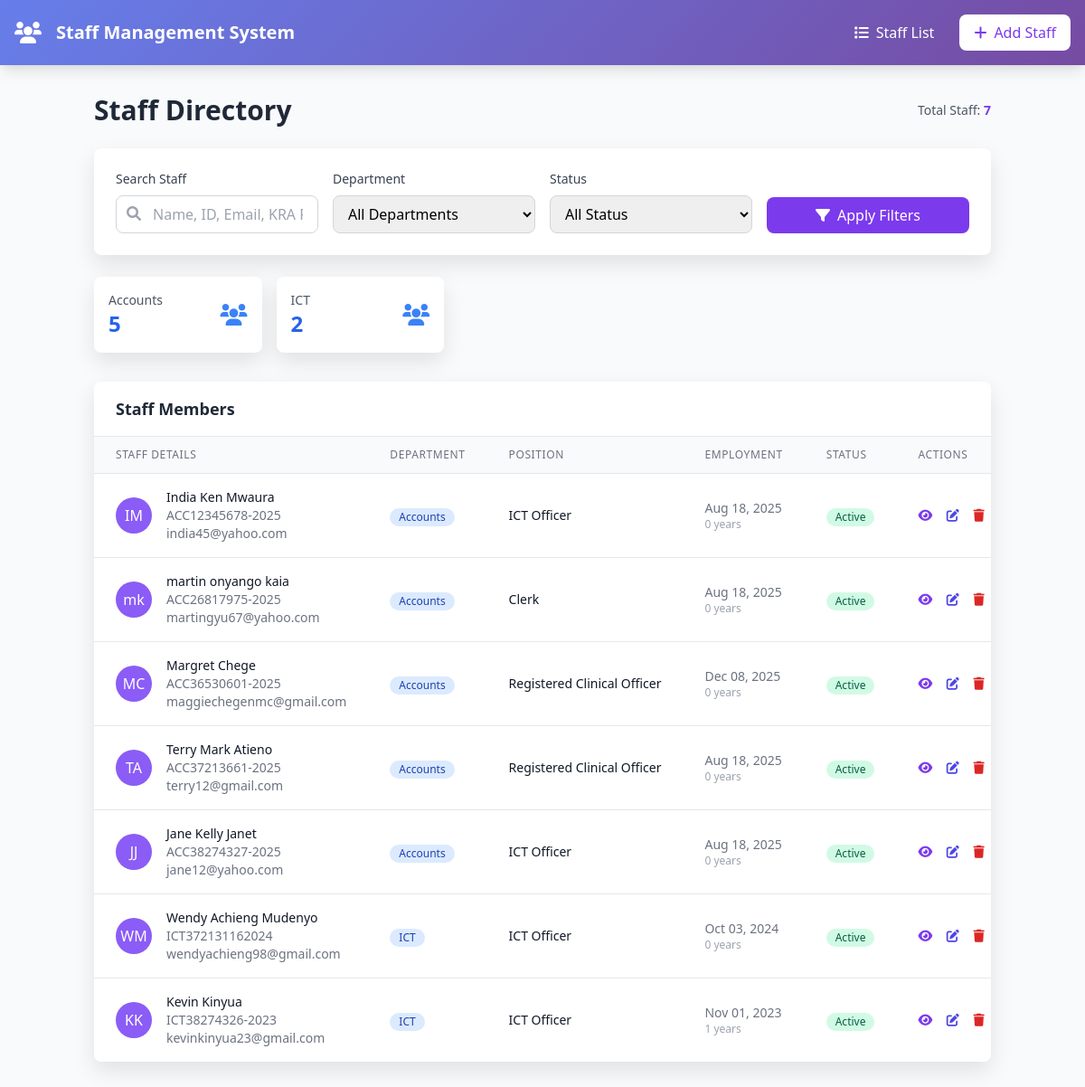
The app's page /, older data.
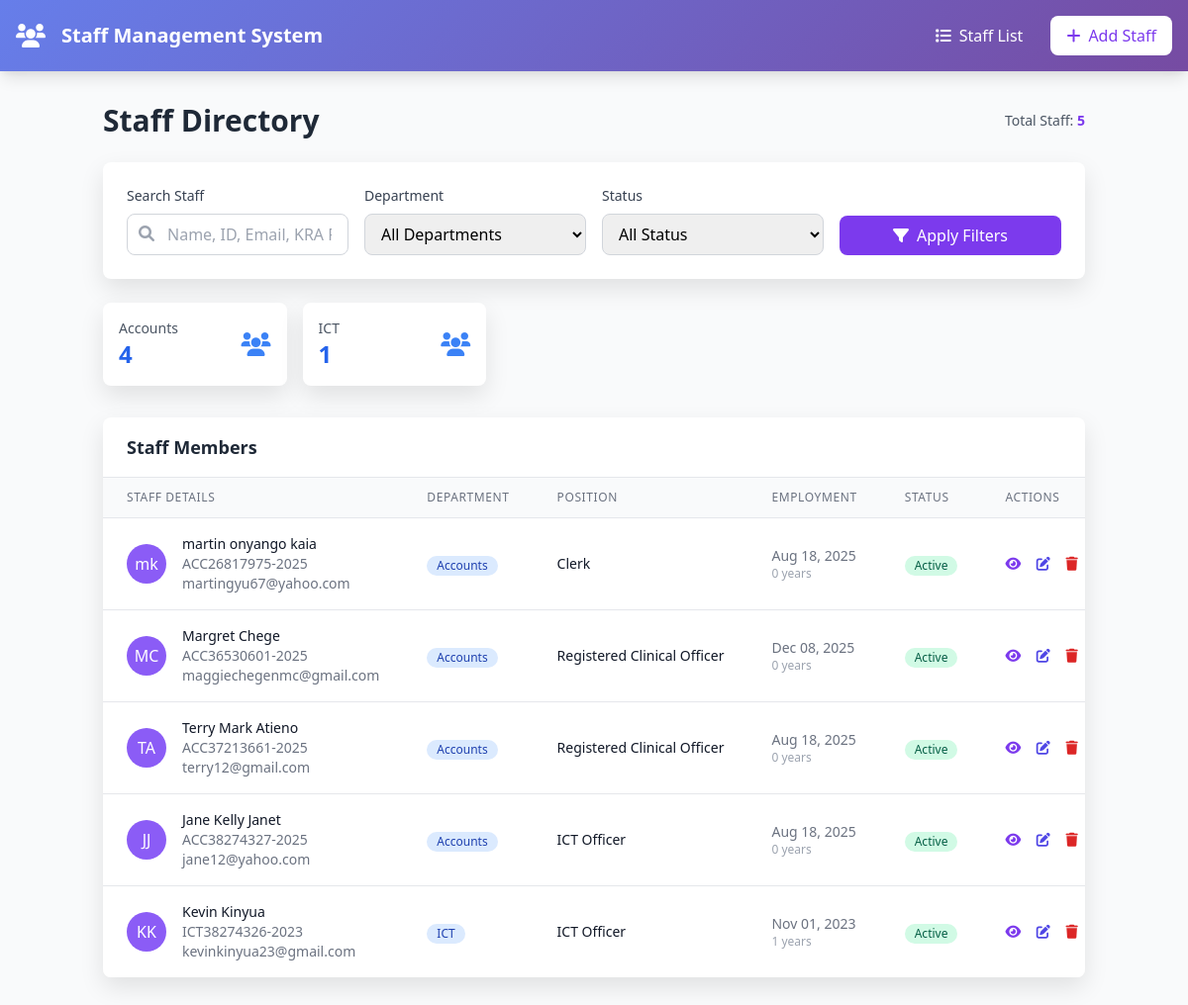
The same page, newer data.
### core/models.py (models this page shows, shortened)
class Department(models.Model):
    name = models.CharField(max_length=100, unique=True, verbose_name=_("Department Name"))
    code = models.CharField(
        max_length=3,
        unique=True,
        validators=[RegexValidator(r'^[A-Z]{3}$', 'Code must be 3 uppercase letters')],
        verbose_name=_("Department Code")
    )
    description = models.TextField(blank=True, null=True, verbose_name=_("Description"))
    created_at = models.DateTimeField(auto_now_add=True)
    updated_at = models.DateTimeField(auto_now=True)
    class Meta:
        ordering = ['name']

class Staff(models.Model):
    GENDER_CHOICES = [
        ('M', 'Male'),
        ('F', 'Female'),
        ('O', 'Other'),
    ]
    EMPLOYMENT_STATUS_CHOICES = [
        ('ACTIVE', 'Active'),
        ('INACTIVE', 'Inactive'),
        ('TERMINATED', 'Terminated'),
        ('RETIRED', 'Retired'),
    ]
    first_name = models.CharField(max_length=50, verbose_name=_("First Name"))
    middle_name = models.CharField(max_length=50, blank=True, null=True, verbose_name=_("Middle Name"))
    last_name = models.CharField(max_length=50, verbose_name=_("Last Name"))
    email = models.EmailField(unique=True, verbose_name=_("Email"))
    phone = models.CharField(max_length=15, verbose_name=_("Phone Number"))
    gender = models.CharField(max_length=1, choices=GENDER_CHOICES, verbose_name=_("Gender"))
    date_of_birth = models.DateField(verbose_name=_("Date of Birth"))
    national_id = models.CharField(max_length=20, unique=True, verbose_name=_("National ID"))
    address = models.TextField(verbose_name=_("Address"))
    department = models.ForeignKey(Department, on_delete=models.CASCADE, related_name='staff_members', verbose_name=_("Department"))
    position = models.CharField(max_length=100, verbose_name=_("Position"))
    employment_date = models.DateField(verbose_name=_("Employment Date"))
    employment_status = models.CharField(
        max_length=20,
        choices=EMPLOYMENT_STATUS_CHOICES,
        default='ACTIVE',
        verbose_name=_("Employment Status")
    )
    salary = models.DecimalField(max_digits=10, decimal_places=2, blank=True, null=True, verbose_name=_("Salary"))
    emergency_contact_name = models.CharField(max_length=100, blank=True, null=True, verbose_name=_("Emergency Contact Name"))
    emergency_contact_phone = models.CharField(max_length=15, blank=True, null=True, verbose_name=_("Emergency Contact Phone"))
    emergency_contact_relationship = models.CharField(max_length=50, blank=True, null=True, verbose_name=_("Emergency Contact Relationship"))
    kra_pin = models.CharField(
        max_length=11,
        unique=True,
        blank=True,
        null=True,
        validators=[RegexValidator(r'^[A-Za-z][0-9]{9}[A-Za-z]$', 'KRA PIN must be 11 characters: 1 letter, 9 digits, 1 letter')],
        verbose_name=_("KRA PIN")
    )
    unique_id = models.CharField(max_length=30, unique=True, editable=False, verbose_name=_("Unique ID"))
    created_at = models.DateTimeField(auto_now_add=True)
    updated_at = models.DateTimeField(auto_now=True)
    @property
    def full_name(self):
        if self.middle_name:
            return f"{self.first_name} {self.middle_name} {self.last_name}"
        return f"{self.first_name} {self.last_name}"
    @property
    def years_of_service(self):
        current_date = timezone.now().date()
        years = current_date.year - self.employment_date.year
        if (current_date.month, current_date.day) < (self.employment_date.month, self.employment_date.day):
            years -= 1
        return max(0, years)  # Ensure non-negative years
    class Meta:
        ordering = ['unique_id']
        verbose_name_plural = "Staff"

### core/views.py (the view, shortened to what this page needs)
# urls.py: path('', views.staff_list, name='staff_list'),
def staff_list(request):
    search_query = request.GET.get('search', '')
    department_id = request.GET.get('department', '')
    status = request.GET.get('status', '')
    staff = Staff.objects.all()
    if department_id:
        staff = staff.filter(department__id=department_id)
    if status:
        staff = staff.filter(employment_status=status)
    departments = Department.objects.annotate(staff_count=Count('staff_members'))
    context = {
        'staff_list': staff,
        'departments': departments,
        'search_query': search_query,
        'current_dept': department_id,
        'current_status': status,
    }
    return render(request, 'staff_list.html', context)

### templates/staff_list.html (shortened to what the changed rows need)
{% extends 'base.html' %}
{% block content %}
<div class="container mx-auto px-4 py-8">
    <div class="mb-8">
        <div class="flex justify-between items-center mb-6">
            <h2 class="text-3xl font-bold text-gray-800">Staff Directory</h2>
            <div class="text-sm text-gray-600">
                Total Staff: <span class="font-semibold text-purple-600">{{ staff_list.count }}</span>
            </div>
        </div>
        <div class="grid grid-cols-1 md:grid-cols-5 gap-4 mb-8">
            {% for dept in departments %}
            <a href="{% url 'core:department_staff' dept.id %}" class="bg-white rounded-lg card-shadow p-4 hover-scale cursor-pointer block">
                <div class="flex items-center justify-between">
                    <div>
                        <p class="text-sm font-medium text-gray-600">{{ dept.name }}</p>
                        <p class="text-2xl font-bold text-blue-600">{{ dept.staff_count }}</p>
                    </div>
                    <i class="fas fa-users text-blue-500 text-2xl"></i>
                </div>
            </a>
            {% endfor %}
        </div>
        <div class="bg-white rounded-lg card-shadow overflow-hidden">
            {% if staff_list %}
            <div class="overflow-x-auto">
                <table class="min-w-full divide-y divide-gray-200">
                    <thead class="bg-gray-50">
                        <tr>
                            <th class="px-6 py-3 text-left text-xs font-medium text-gray-500 uppercase tracking-wider">Staff Details</th>
                            <th class="px-6 py-3 text-left text-xs font-medium text-gray-500 uppercase tracking-wider">Department</th>
                            <th class="px-6 py-3 text-left text-xs font-medium text-gray-500 uppercase tracking-wider">Position</th>
                            <th class="px-6 py-3 text-left text-xs font-medium text-gray-500 uppercase tracking-wider">Employment</th>
                            <th class="px-6 py-3 text-left text-xs font-medium text-gray-500 uppercase tracking-wider">Status</th>
                            <th class="px-6 py-3 text-left text-xs font-medium text-gray-500 uppercase tracking-wider">Actions</th>
                        </tr>
                    </thead>
                    <tbody class="bg-white divide-y divide-gray-200">
                        {% for staff in staff_list %}
                        <tr class="hover:bg-gray-50">
                            <td class="px-6 py-4 whitespace-nowrap">
                                <div class="flex items-center">
                                    <div class="h-10 w-10 flex-shrink-0">
                                        <div class="h-10 w-10 rounded-full bg-purple-500 flex items-center justify-center">
                                            <span class="text-white font-medium">
                                                {{ staff.first_name.0 }}{{ staff.last_name.0 }}
                                            </span>
                                        </div>
                                    </div>
                                    <div class="ml-4">
                                        <div class="text-sm font-medium text-gray-900">{{ staff.full_name }}</div>
                                        <div class="text-sm text-gray-500">{{ staff.unique_id }}</div>
                                        <div class="text-sm text-gray-500">{{ staff.email }}</div>
                                    </div>
                                </div>
                            </td>
                            <td class="px-6 py-4 whitespace-nowrap">
                                <span class="inline-flex items-center px-2.5 py-0.5 rounded-full text-xs font-medium bg-blue-100 text-blue-800">
                                    {{ staff.department.name }}
                                </span>
                            </td>
                            <td class="px-6 py-4 whitespace-nowrap text-sm text-gray-900">{{ staff.position }}</td>
                            <td class="px-6 py-4 whitespace-nowrap text-sm text-gray-500">
                                <div>{{ staff.employment_date|date:"M d, Y" }}</div>
                                <div class="text-xs text-gray-400">{{ staff.years_of_service }} years</div>
                            </td>
                            <td class="px-6 py-4 whitespace-nowrap">
                                <span class="inline-flex items-center px-2.5 py-0.5 rounded-full text-xs font-medium
                                    {% if staff.employment_status == 'ACTIVE' %}bg-green-100 text-green-800
                                    {% elif staff.employment_status == 'INACTIVE' %}bg-yellow-100 text-yellow-800
                                    {% elif staff.employment_status == 'TERMINATED' %}bg-red-100 text-red-800
                                    {% elif staff.employment_status == 'RETIRED' %}bg-gray-100 text-gray-800
                                    {% endif %}">
                                    {{ staff.get_employment_status_display }}
                                </span>
                            </td>
                            <td class="px-6 py-4 whitespace-nowrap text-sm font-medium">
                                <a href="{% url 'core:staff_detail' staff.unique_id %}" class="text-purple-600 hover:text-purple-900 mr-3">
                                    <i class="fas fa-eye"></i>
                                </a>
                                <a href="{% url 'core:staff_update' staff.unique_id %}" class="text-indigo-600 hover:text-indigo-900 mr-3">
                                    <i class="fas fa-edit"></i>
                                </a>
                                <button onclick="confirmDelete('{{ staff.unique_id }}', '{{ staff.full_name }}')" class="text-red-600 hover:text-red-900">
                                    <i class="fas fa-trash"></i>
                                </button>
                            </td>
                        </tr>
                        {% endfor %}
                    </tbody>
                </table>
            </div>
            {% endif %}
        </div>
    </div>
</div>
{% endblock %}

Row changes from the older to the newer data that the page shows:
removed Staff: first_name.0 "I", last_name.0 "M", full_name "India Ken Mwaura", unique_id "ACC12345678-2025", email "india45@yahoo.com", department.name "Accounts", position "ICT Officer", employment_date "Aug 18, 2025", years_of_service "0", employment_status "Active"
removed Staff: first_name.0 "W", last_name.0 "M", full_name "Wendy Achieng Mudenyo", unique_id "ICT372131162024", email "wendyachieng98@gmail.com", department.name "ICT", position "ICT Officer", employment_date "Oct 03, 2024", years_of_service "0", employment_status "Active"
computed for Department "Accounts": staff_count "5" → "4"
computed for Department "ICT": staff_count "2" → "1"
Text that changed along with them:
{{ staff_list.count }}: "7" → "5"
